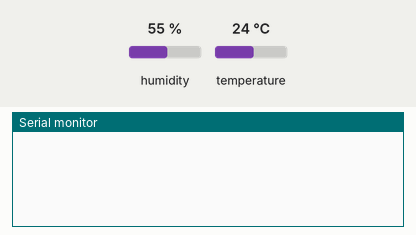
This sketch was run on a simulated ESP8266 (NodeMCU). Parts: the last lines printed to the serial monitor. Inputs (shaded band) come from the test bench; at power-on: humidity 55 %, temperature 24 °C. WiFi joins after 1.5 s; servers stay silent unless stated.

Above: at 3.0 s.
3.1 s: humidity set to 22 %
At 4.2 s:
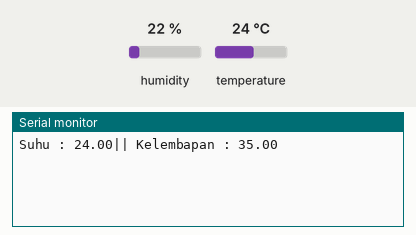
7.3 s: temperature set to 12 °C
At 8.9 s:
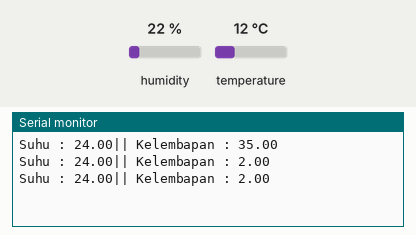
10.0 s: humidity set to 40 %
At 12.4 s:
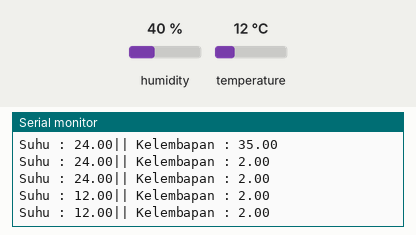
Timing chart, 0 to 13.9 s (numbered marks = the images above; inputs shaded):
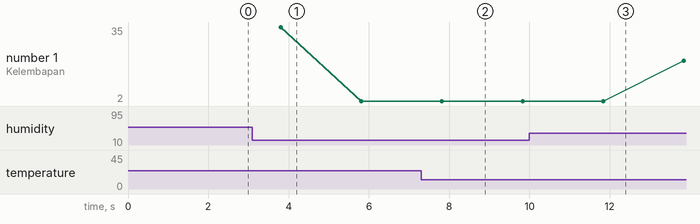

The sketch:

esp_8266.ino
```cpp
#define BLYNK_TEMPLATE_ID "TMPLKJmaz-ag"
#define BLYNK_DEVICE_NAME "Greenhouse"
#define BLYNK_AUTH_TOKEN "Tec_EvouZ-qgP3wt0iwhgI5ZNZZQ-iY2"

#define BLYNK_PRINT Serial
#include <ESP8266WiFi.h>
#include <BlynkSimpleEsp8266.h>
#include <DHT.h>


char auth[] = "Tec_EvouZ-qgP3wt0iwhgI5ZNZZQ-iY2";

char ssid[] = "Rexus";  //Enter your WIFI Name
char pass[] = "#Nitro#099$$";  //Enter your WIFI Password

#define DHTPIN D5          // Mention the digital pin where you connected
#define DHTTYPE DHT22
DHT dht(DHTPIN, DHTTYPE);
BlynkTimer timer;
float h;
float t;


void setup(){
  Serial.begin(9600);
  Blynk.begin(auth, ssid, pass, "blynk.cloud", 80);
  dht.begin();
  timer.setInterval(2500, sendSensor);
}

void loop(){

  h = dht.readHumidity()-20;
  t = dht.readTemperature();
  Blynk.run();
  timer.run();

  delay(2000);
  Serial.print("Suhu : ");
  Serial.print(t);
  Serial.print("|| Kelembapan : ");
  Serial.println(h);
}

void sendSensor(){
  Blynk.virtualWrite(V5, t);
  Blynk.virtualWrite(V6, h);

}
```

Measured:
- plotted number 1: 2 → 20 after the input at 10.0 s
